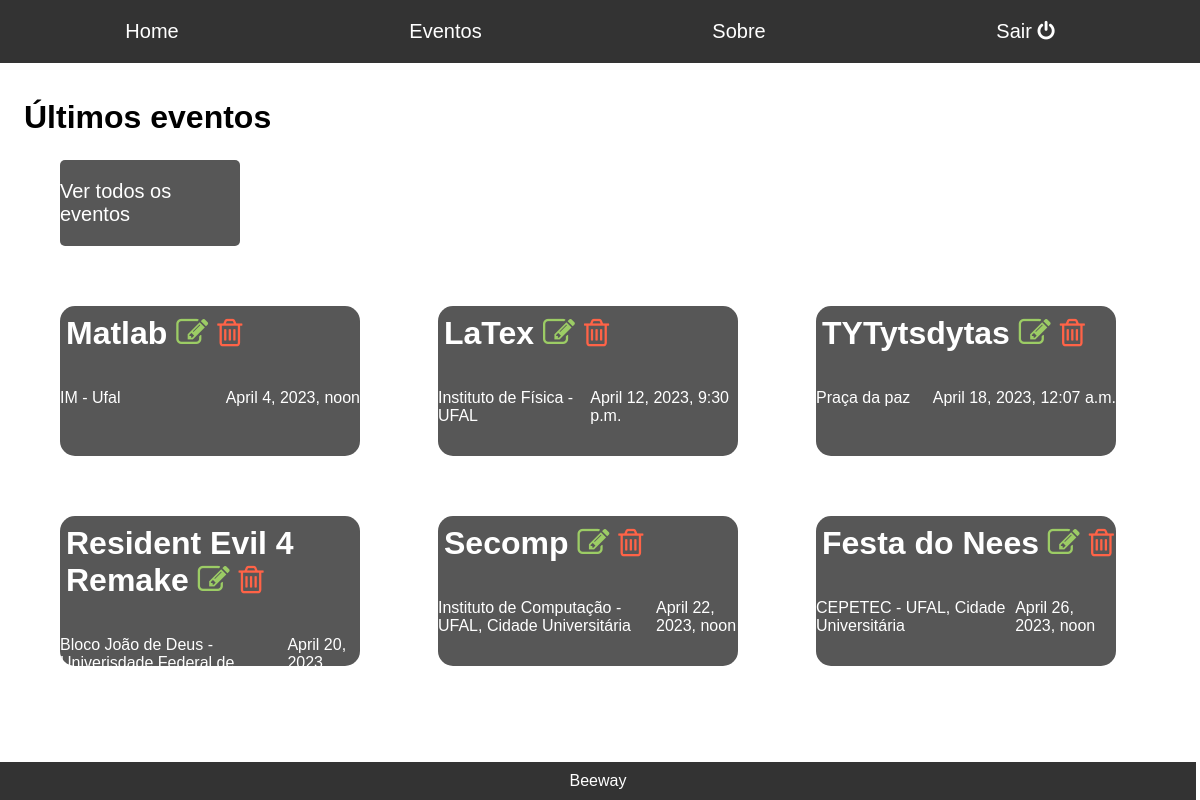
Page /administrador/home (signed in) on the committed database.
### administrador/models.py (models this page shows, shortened)
class Event(models.Model):
    titulo = models.CharField(max_length=50)
    local = models.CharField(max_length=150)
    data_e_hora = models.DateTimeField()
    descricao = models.TextField()

### administrador/views.py (the view)
# urls.py: path('administrador/home', views.Home, name = 'adminhome'),
@user_passes_test(checagem_grupoadmin, login_url = '/accounts/login', redirect_field_name='')
def Home(request):
    eventos = Event.objects.order_by('data_e_hora')[:6]
    return (render(request, 'administrador/home.html', {'eventos': eventos}))

### administrador/views.py (called while the page is built)
def checagem_grupoadmin(user):
    group = Group.objects.get(name='Administrador')
    return group in user.groups.all()

### administrador/templates/administrador/home.html (shortened to what this page needs)
{% extends 'base-administrador.html' %}
{% load static %}
{% block head %}
	<link rel="stylesheet" type="text/css" href="{% static 'css/home.css' %}">
{% endblock %}
{% block content %}
	<h1>Últimos eventos</h1>
	<div class="container" id="todos">
		<a id="todos" href="todos.eventos">
			<p>Ver todos os eventos</p>
		</a>
	</div>
	<div id="ultimos" class="container">
		{% for eventos in eventos %}
		<div class="evento">
			<h1>
				<a style="text-decoration: none; color: #fff"href= "desc_evento/{{eventos.id}}">{{eventos.titulo}}</a>
				<a style="text-decoration: none; color: #9CCC65" href= "editar_evento/{{eventos.id}}"><i class="fa fa-pencil-square-o" aria-hidden="true"></i></a>
				<a style="text-decoration: none; color: #FF6347" href= "deletar_evento/{{eventos.id}}"><i class="fa fa-trash-o" aria-hidden="true"></i></a>
			</h1>
			<div class="container" id="info">
				<p>{{eventos.local}}</p>
				<p>{{eventos.data_e_hora}}</p>
			</div>
		</div>
		{% endfor %}
	</div>
{% endblock %}

### beeway/static/css/home.css (style rules this page uses)
* { font-family: Arial, Helvetica, sans-serif; }
html { height:100%; box-sizing: border-box; }
body { background-color: white; margin: 0; min-height: 100%; padding-bottom: 6.74rem; position: relative; box-sizing: inherit; }
h1 { margin-top: 3%; margin-left: 2%; }
.container#todos { background-color: #575757; display: flex; align-items: center; align-content: center; border-radius: 5px; margin-top: 2%; margin-left: 5%; width: 15%; height: 5%; }
a#todos { color: white; text-decoration: none; font-size: 20px; margin: 0px auto; }
.container#ultimos { display: grid; grid-template-columns: repeat(3, 1fr); grid-template-rows: repeat(2, 1fr); gap: 5%; grid-row-gap: 20%; margin: 5% 5% 0px 5%; }
.evento { background-color: #575757; border-radius: 15px; width: 300px; height: 150px; color: white; display: block; }
.container#info { display: flex; justify-content: space-between; }

### rows in the picture
Event: titulo "Matlab", local "IM - Ufal", data_e_hora "April 4, 2023, noon"
Event: titulo "LaTex", local "Instituto de Física - UFAL", data_e_hora "April 12, 2023, 9:30 p.m."
Event: titulo "TYTytsdytas", local "Praça da paz", data_e_hora "April 18, 2023, 12:07 a.m."
Event: titulo "Resident Evil 4 Remake", local "Bloco João de Deus - Univerisdade Federal de Alagoas, Cidade Universitária", data_e_hora "April 20, 2023, 8:04 a.m."
Event: titulo "Secomp", local "Instituto de Computação - UFAL, Cidade Universitária", data_e_hora "April 22, 2023, noon"
Event: titulo "Festa do Nees", local "CEPETEC - UFAL, Cidade Universitária", data_e_hora "April 26, 2023, noon"
